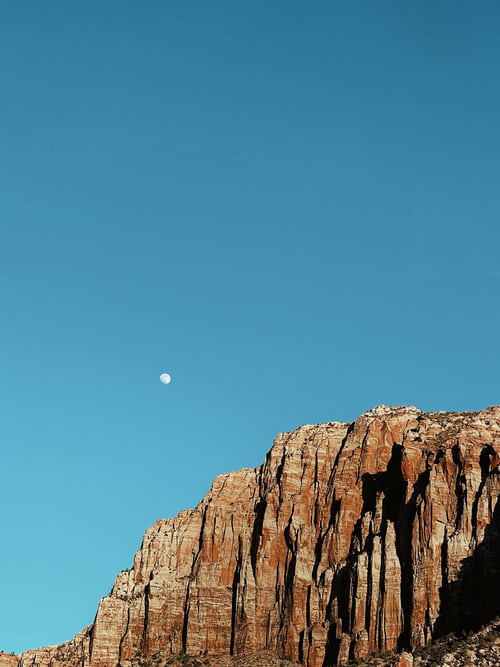
#> input picture mountain.png, 500 x 667 px
$ python HistoCV2_test.py
#> lines starting #> are read from the running program, lines starting #| are printed output that depends on the picture
#!/usr/bin/env python
# coding: utf-8

# Python program to compute and visualize the
# histogram of Blue channel of image

# importing libraries
import sys, time, os, datetime, glob
import cv2
import argparse
import numpy as np
from matplotlib import pyplot as plt

from platform import python_version

print(f"(Sys version) :|: {sys.version} :|:")
os.system("which python")
print(f"(Python version) :#: {python_version()} :#:")

# reading the input image
img = cv2.imread('mountain.png')
#> img is the input picture: shape (667, 500, 3); mean B, G, R 148.8, 131.4, 82.3
#img = cv2.imread('dark_tones.jpg')

img_blue = img[:,:,2]
img_green = img[:,:,1]
img_red = img[:,:,0]

# split the image into its BGR components
(B, G, R) = cv2.split(img)
# find the maximum pixel intensity values for each
# (x, y)-coordinate,, then set all pixel values less
# than M to zero
M = np.maximum(np.maximum(R, G), B)

print(B.min(),B.max())
#| 0 255
print(G.min(),G.max())
#| 0 255
print(R.min(),R.max())
#| 0 255

print(M.min(),M.max())
#| 0 255


R[R < M] = 0
G[G < M] = 0
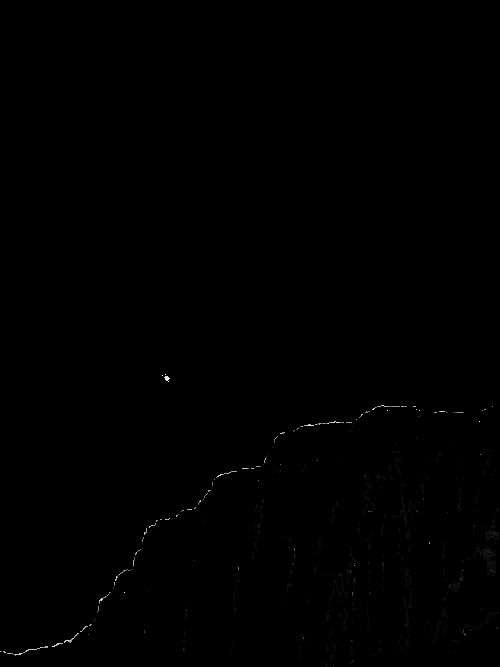
#> G: shape (667, 500); min 0, max 255, mean 0.3
B[B < M] = 0
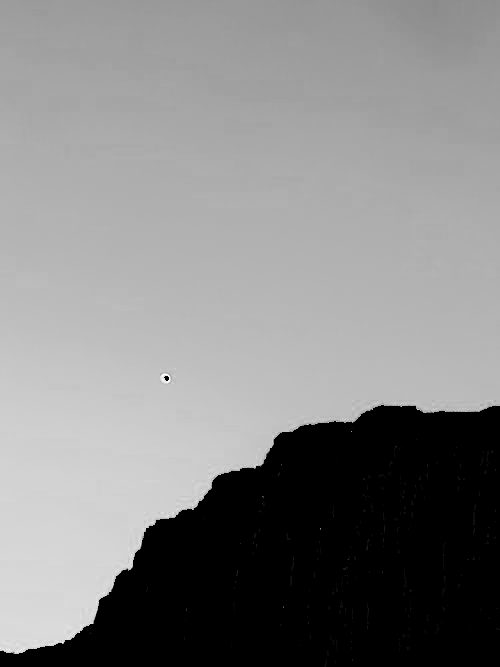
#> B: shape (667, 500); min 0, max 255, mean 132.8

# print(R)
# print(G)
# print(B)
# merge the channels back together and return the image
mergeimg=cv2.merge([B, G, R])
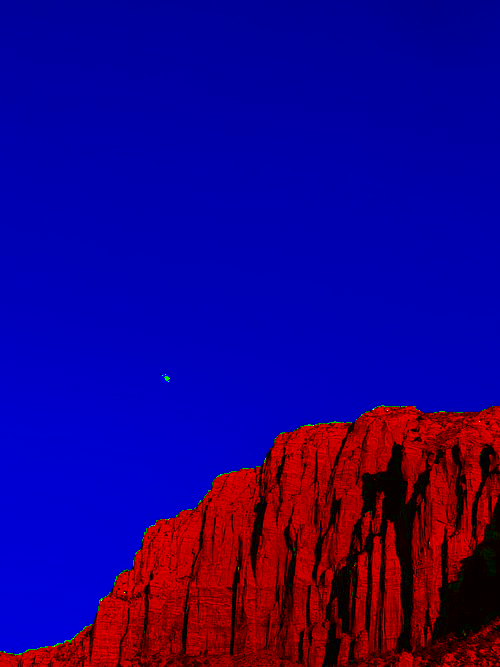
#> mergeimg: shape (667, 500, 3); mean B, G, R 132.8, 0.3, 30.7

# [8 lines of commented-out code are left out]
plt.imshow(mergeimg)
plt.title('Image Histogram For Blue Channel GFG')
plt.show()

# computing the histogram of the blue channel of the image
hist = cv2.calcHist([img],[0],None,[256],[0,256])
#> hist = 256 values, max 8566 at index 175, min 0 at index 244, mean 1302.7

print(hist.min(),hist.max())
#| 0.0 8566.0

# np.savetxt(time.strftime("%Y%m%d_%H%M%S")+"_Blue.csv", np.vstack((hist)).T, delimiter=', ')
# np.savetxt(time.strftime("%Y%m%d_%H%M%S")+"_Blue.csv", np.vstack((hist)), delimiter=', ')
np.savetxt("mountain_Blue.csv", np.vstack((hist)), delimiter=', ')

# plot the above computed histogram
plt.plot(hist, color='b')
plt.title('Image Histogram For Blue Channel GFG')
plt.show()
#> figure, not shown here; curve peaks at x = 175, y = 8566

# reading the input image
img = cv2.imread('mountain.png')
#img = cv2.imread('dark_tones.jpg')

# computing the histogram of the green channel of the image
hist = cv2.calcHist([img],[1],None,[256],[0,256])
#> hist = 256 values, max 8205 at index 141, min 0 at index 246, mean 1302.7

# plot the above computed histogram
plt.plot(hist, color='g')
plt.title('Image Histogram For Green Channel GFG')
plt.show()
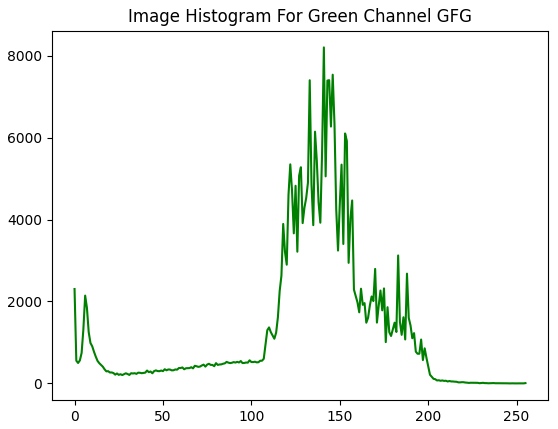
#> figure drawn by matplotlib, 1 panel; curve peaks at x = 141, y = 8205

# reading the input image
img = cv2.imread('mountain.png')
#img = cv2.imread('dark_tones.jpg')

# computing the histogram of the Red channel of the image
hist = cv2.calcHist([img],[2],None,[256],[0,256])
#> hist = 256 values, max 9520 at index 65, min 4 at index 254, mean 1302.7

# plot the above computed histogram
plt.plot(hist, color='r')
plt.title('Image Histogram For Red Channel GFG')
plt.show()
#> figure, not shown here; curve peaks at x = 65, y = 9520

# reading the input image
img = cv2.imread('mountain.png')
#img = cv2.imread('dark_tones.jpg')

# define colors to plot the histograms
colors = ('b','g','r')

# compute and plot the image histograms
for i,color in enumerate(colors):
	hist = cv2.calcHist([img],[i],None,[256],[0,256]) # bit depth to 8-bit "BIT DEPTH"
	plt.plot(hist,color = color) # bit depth to 8-bit "BIT DEPTH"
plt.title('Image Histogram GFG')
plt.show()
#> figure, not shown here; curve peaks at x = 175, y = 8566; curve peaks at x = 141, y = 8205; curve peaks at x = 65, y = 9520

print(type(img))
#| <class 'numpy.ndarray'>
print(img.shape)
#| (667, 500, 3)
print(type(img.shape))
#| <class 'tuple'>

h, w, c = img.shape
#> h = 667; w = 500; c = 3
print('width:  ', w)
#| width:   500
print('height: ', h)
#| height:  667
print('channel:', c)
#| channel: 3

h, w, _ = img.shape
print('width: ', w)
#| width:  500
print('height:', h)
#| height: 667

print('width: ', img.shape[1])
#| width:  500
print('height:', img.shape[0])
#| height: 667

print(img.shape[1::-1])
#| (500, 667)

print(len(hist))
#| 256
print(len(color))

image = cv2.imread('dark_tones.jpg')
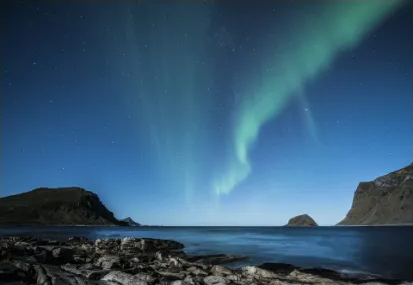
#> input picture dark_tones.jpg, 413 x 285 px
#> image is the input picture: shape (285, 413, 3); mean B, G, R 114.6, 88.3, 53.8

gray_image = cv2.cvtColor(image, cv2.COLOR_BGR2GRAY)
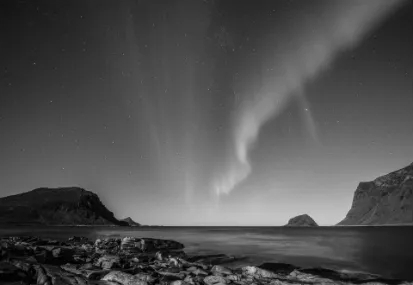
#> gray_image: shape (285, 413); min 0, max 208, mean 81

histogram = cv2.calcHist([gray_image], [0], None, [256], [0, 256])
#> histogram = 256 values, max 1544 at index 78, min 0 at index 200, mean 459.8
plt.plot(histogram, color='k')
plt.show()
#> figure, not shown here; curve peaks at x = 78, y = 1544

image = cv2.imread('dark_tones.jpg')

for i, col in enumerate(['b', 'g', 'r']):
    hist = cv2.calcHist([image], [i], None, [256], [0, 256])
    plt.plot(hist, color = col)
    plt.xlim([0, 256])

plt.show()
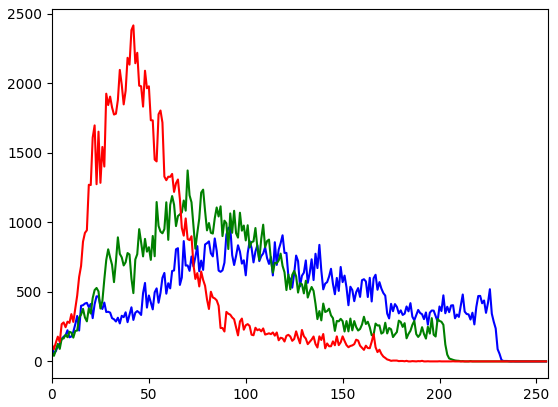
#> figure drawn by matplotlib, 1 panel; curve peaks at x = 92, y = 967; curve peaks at x = 70, y = 1373; curve peaks at x = 42, y = 2416

w=cv2.imread('mountain.png',1)
cv2.imshow('image',w)
b,g,r = cv2.split(w)
height = np.size(w, 0)
#> height = 667
width = np.size(w, 1)
#> width = 500
bw = np.zeros((height,width))

# [12 lines of commented-out code are left out]
